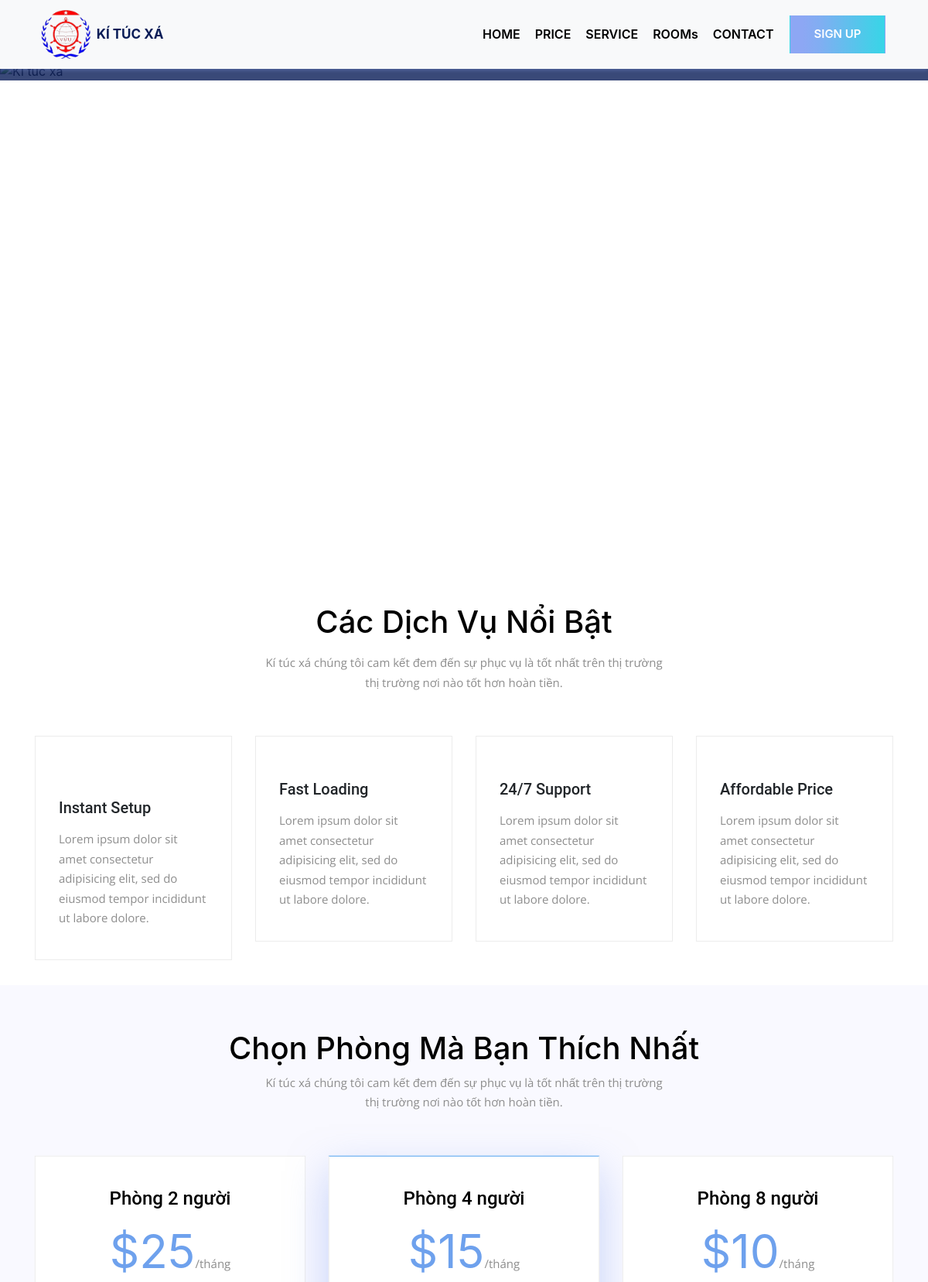
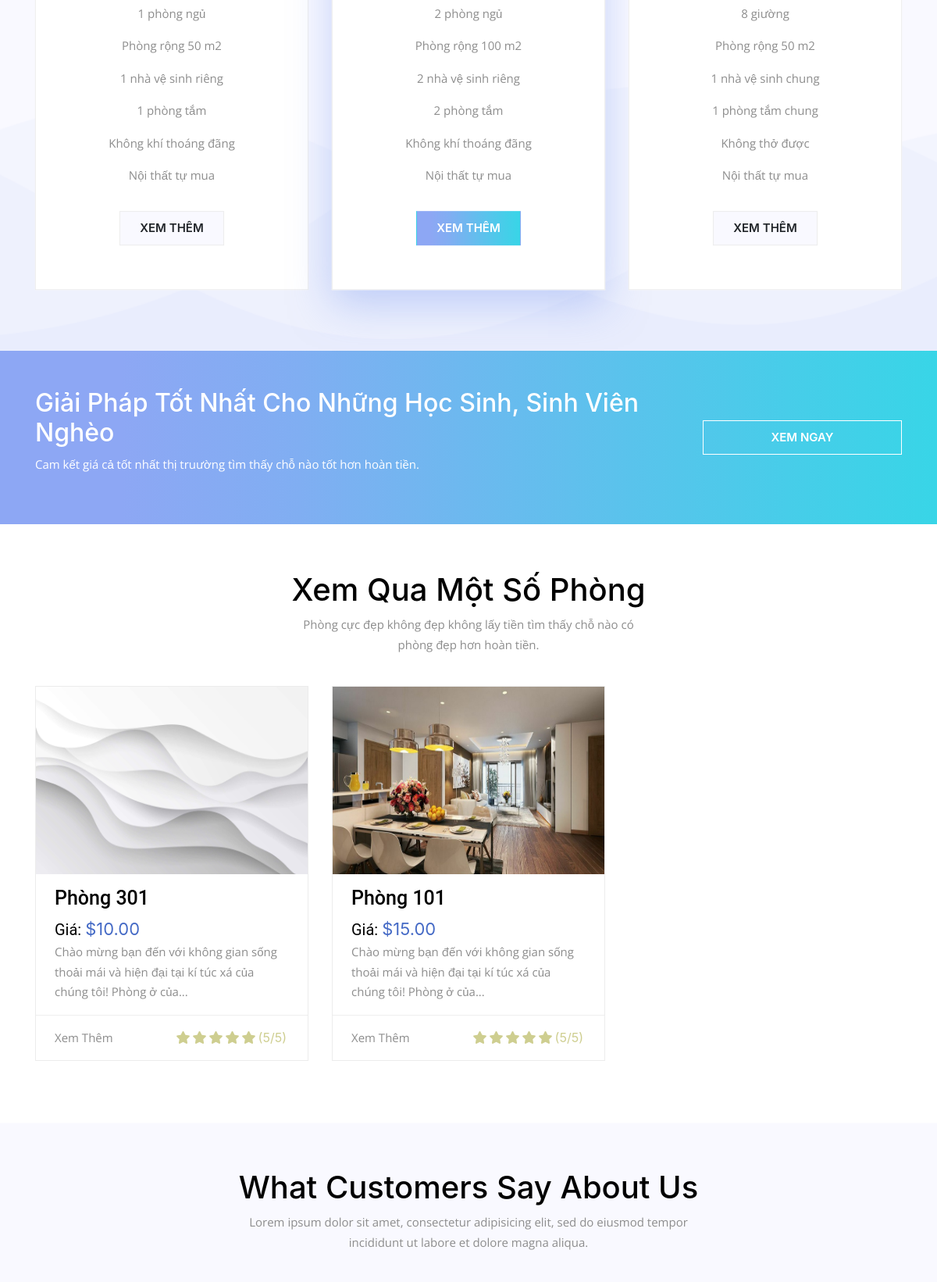
/front_end/room-detail.php (upper part), run on the app's committed database (2 pictures, top to bottom).
### tables this page shows
CREATE TABLE `phong` (
  `id` int(11) NOT NULL,
  `ten_phong` text NOT NULL,
  `suc_chua` text NOT NULL,
  `id_tang` int(11) NOT NULL,
  `gia` decimal(10,2) NOT NULL,
  `trang_thai` text NOT NULL,
  `anh_dai_dien` varchar(500) DEFAULT NULL,
  `anh_khac` varchar(1000) DEFAULT NULL,
  `noi_dung` text DEFAULT NULL,
  `mo_ta` text DEFAULT NULL,
  `nguoi_tao` text DEFAULT NULL
);

### front_end/room-detail.php (the view, shortened to what the rows shown need)
<?php include 'header.php'?>
<div id="slide-2" >
    <div class="container">
        <div class = "in-container-slide2">
            <div class="column-word">
                <div class ="row1 text-center my-3">
                    <h2 class="big-text">Các Dịch Vụ Nổi Bật</h2>
                </div>
            </div>
        </div>
    </div>
</div>
<div id="slide-3">
    <div class="container pb-5">
        <div class = "in-container-slide3">
            <div class="column-word text-center">
                <div class ="row1-slide3">
                    <h2 class="big-text">Chọn Phòng Mà Bạn Thích Nhất</h2>
                </div>
            </div>
        </div>
    </div>
</div>
<div id="slide-4">
    <div class ="container">
        <div class="row py-5">
            <div class="col-lg-9 col-xs-12">
                <div class ="column1-in-row-slide4">
                    <h2 class="text-color-white">Giải Pháp Tốt Nhất Cho Những Học Sinh, Sinh Viên Nghèo</h2>
                </div>
            </div>
        </div>
    </div>
</div>
<div id="slide-5">
    <div class="container pb-5">
        <div class = "in-container-slide5">
            <div class="column-word text-center">
                <div class ="row1-slide5">
                    <h2 class="big-text">Xem Qua Một Số Phòng</h2>
                </div>
            </div>
            <div class="column-shape-slide5">
                <div class ="row">
                    <?php
                    include '../config/database.php';
                    $db = new Database();
                    $sqlphong = "SELECT * FROM phong";
                    $resultphong = $db->select($sqlphong);
                    ?>
                    <?php
                    if ($resultphong->num_rows > 0) {
                        while ($row = $resultphong->fetch_assoc()) {
                            ?>
                            <div class="col-12 col-sm-6 col-lg-4 space-padding-bottom">
                                <a href="room-detail.php?id=<?php echo $row['id']; ?>">
                                    <div class="box boxs3">
                                        <div class="column-in-boxs2">
                                            <div class="row1-in-columnboxs2 text-center">
                                                <img src="../assets/img/<?php echo $row['anh_dai_dien']; ?>" alt="img" class="img-fluid">
                                            </div>
                                            <div class="row2-in-columnboxs2 px-4 my-3">
                                                <h4 class="normal-text tenphong strong"><?php echo $row['ten_phong']; ?></h4>
                                                <span class="normal-text">Giá: </span><span class="gia">$<?php echo $row['gia']; ?></span>
                                                <p class="small-text">
                                                    <?php
                                                    if (mb_strlen($row['mo_ta'], 'UTF-8') > 100) {
                                                        $mo_ta = mb_substr($row['mo_ta'], 0, 100, 'UTF-8') . '...';
                                                    }
                                                    echo $mo_ta;
                                                    ?>
                                                </p>
                                            </div>
                                            <div class="row3-in-columnboxs2 d-flex justify-content-between px-4">
                                                <p class="small-text">
                                                    Xem Thêm
                                                </p>
                                                <ul class="star no-padding">
                                                    <li><ic class="fa fa-star"></ic></li>
                                                    <li><ic class="fa fa-star"></ic></li>
                                                    <li><ic class="fa fa-star"></ic></li>
                                                    <li><ic class="fa fa-star"></ic></li>
                                                    <li><ic class="fa fa-star"></ic></li>
                                                    <li>(5/5)</li>
                                                </ul>
                                            </div>
                                        </div>
                                    </div>
                                </a>
                            </div>
                            <?php
                        }
                    }
                    ?>
                </div>
            </div>
        </div>
    </div>
</div>
<div id="slide-6">
    <div class="container pb-5">
        <div class = "in-container-slide6">
            <div class="column-word text-center">
                <div class ="row1-slide6">
                    <h2 class="big-text">What Customers Say About Us</h2>
                </div>
            </div>
        </div>
    </div>
</div>
</body>
</html>

### data on the page
phong: anh_dai_dien (picture), ten_phong "Phòng 301", gia "10.00", mo_ta "Chào mừng bạn đến với không gian sống thoải mái và hiện đại tại kí túc xá của chúng tôi! Phòng ở của..."
phong: anh_dai_dien (picture), ten_phong "Phòng 101", gia "15.00", mo_ta "Chào mừng bạn đến với không gian sống thoải mái và hiện đại tại kí túc xá của chúng tôi! Phòng ở của..."
